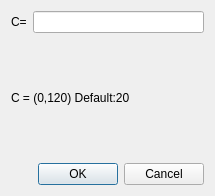
<?xml version="1.0" encoding="UTF-8"?>
<ui version="4.0">
 <class>RatioC</class>
 <widget class="QDialog" name="RatioC">
  <property name="geometry">
   <rect>
    <x>0</x>
    <y>0</y>
    <width>215</width>
    <height>196</height>
   </rect>
  </property>
  <property name="windowTitle">
   <string>Dialog</string>
  </property>
  <layout class="QGridLayout" name="gridLayout">
   <item row="0" column="0">
    <layout class="QVBoxLayout" name="verticalLayout">
     <item>
      <layout class="QHBoxLayout" name="horizontalLayout">
       <item>
        <widget class="QLabel" name="cLabel">
         <property name="text">
          <string>C=</string>
         </property>
        </widget>
       </item>
       <item>
        <widget class="QLineEdit" name="cEdit"/>
       </item>
      </layout>
     </item>
    </layout>
   </item>
   <item row="2" column="0">
    <widget class="QDialogButtonBox" name="buttonBox">
     <property name="orientation">
      <enum>Qt::Horizontal</enum>
     </property>
     <property name="standardButtons">
      <set>QDialogButtonBox::Cancel|QDialogButtonBox::Ok</set>
     </property>
    </widget>
   </item>
   <item row="1" column="0">
    <widget class="QLabel" name="label">
     <property name="text">
      <string>C = (0,120) Default:20</string>
     </property>
    </widget>
   </item>
  </layout>
 </widget>
 <resources/>
 <connections>
  <connection>
   <sender>buttonBox</sender>
   <signal>accepted()</signal>
   <receiver>RatioC</receiver>
   <slot>accept()</slot>
   <hints>
    <hint type="sourcelabel">
     <x>248</x>
     <y>254</y>
    </hint>
    <hint type="destinationlabel">
     <x>157</x>
     <y>274</y>
    </hint>
   </hints>
  </connection>
  <connection>
   <sender>buttonBox</sender>
   <signal>rejected()</signal>
   <receiver>RatioC</receiver>
   <slot>reject()</slot>
   <hints>
    <hint type="sourcelabel">
     <x>316</x>
     <y>260</y>
    </hint>
    <hint type="destinationlabel">
     <x>286</x>
     <y>274</y>
    </hint>
   </hints>
  </connection>
 </connections>
</ui>
